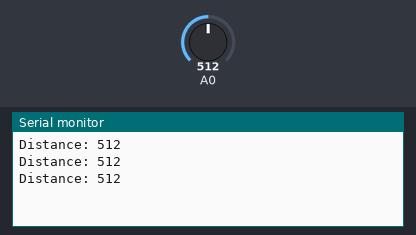
This sketch was run on a simulated Arduino Uno, built with avr-gcc and run on an emulated ATmega328P. On the bench: the last lines printed to the serial monitor. The inputs (shaded band) are chosen by the test bench; at power-on: A0 = 512.

Above: at 1.3 s.
1.4 s: A0 set to 716
At 1.9 s:
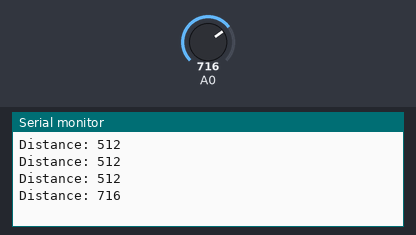
2.9 s: A0 set to 900
At 3.4 s:
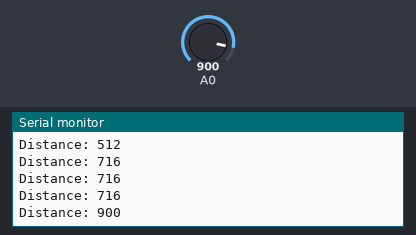
Timing chart, 0 to 5.9 s (numbered marks = the images above; inputs shaded):
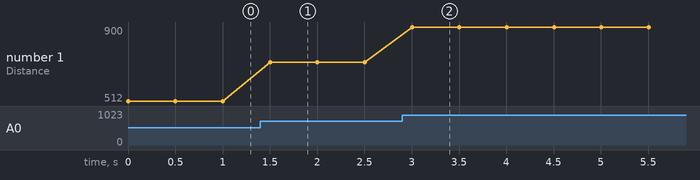

Measured:
- after the input at 1.4 s, the serial monitor: prints a new line after 0.10 s (image 1)
- after the input at 2.9 s, the serial monitor: prints a new line after 0.10 s (image 2)
- plotted number 1: 512 → 716 after the input at 1.4 s, 716 → 900 after the input at 2.9 s

The sketch:

ir_distance_test.ino
```cpp
void setup() {
  // put your setup code here, to run once:
  pinMode(A0, INPUT);
  Serial.begin(9600);
}

void loop() {
  // put your main code here, to run repeatedly:
  int sensorvalue = analogRead(A0);

  Serial.print("\nDistance: ");
  Serial.println(sensorvalue);

  delay(500);
}
```
